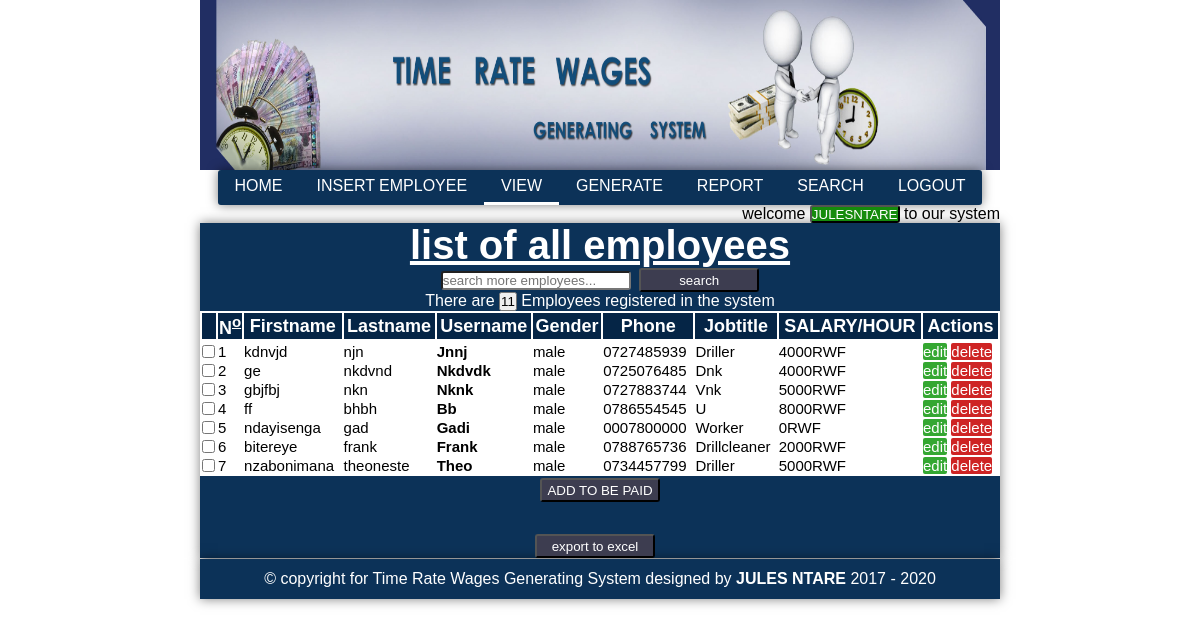
The app's page /view.php (signed in) with its own data.
### tables this page shows
CREATE TABLE `empreg` (
  `id` int(11) NOT NULL,
  `firstname` varchar(100) NOT NULL,
  `lastname` varchar(100) NOT NULL,
  `username` varchar(255) NOT NULL,
  `gender` varchar(67) NOT NULL,
  `phone` varchar(255) NOT NULL,
  `jobtitle` varchar(100) NOT NULL,
  `salary` varchar(255) NOT NULL,
  `time` time NOT NULL,
  `date` date NOT NULL
);

### session_files/session_start.php (called while the page is built)
<?php
    if(isset($_SESSION['adminname']))
    {
     $adminname=$_SESSION['adminname'];
    } else {
        echo "<META http-equiv=refresh content=0;url=index.php>";
    }
?>

### view.php (the view, shortened to what this page needs)
<?php
include('empconnect.php');
include('session_files/session_start.php');
?>
 <?php
$result=mysqli_query($conn,"SELECT * from admin where adminname='$adminname'")or die(mysqli_error());
$row=mysqli_fetch_array($result);
$adminname=$row['adminname'];
?>
<?php
if (isset($_POST['search'])) {
  $valuetosearch=$_POST['valuetosearch'];
  $query="SELECT * FROM `empreg` WHERE concat(`firstname`, `lastname`, `username`, `gender`,`phone`, `jobtitle`, `salary`) LIKE '%".$valuetosearch."%'";
  $search_result=filterTable($query);
}
else
{
$query="SELECT * FROM `empreg` order by time DESC";
}
function filterTable($query)
{
$connect=mysqli_connect("localhost","root","","emptimemgtsys");
$filter_result=mysqli_query($connect,$query);
return $filter_result;
}
?>
<!DOCTYPE html>
<html>
<head>
<link rel="stylesheet" type="text/css" href="css/emptime.css">
</head>
<body>
<header>
	<img src="images/banner.jpg">
	<nav>
		<ul>
			<li><a href="home.php" title="Home page">HOME</a></li>
			<li><a href="register.php" title="Registration room">INSERT EMPLOYEE</a></li>
			<li class="active"><a href="view.php" title="View Employees">VIEW</a></li>
			<li><a href="generate.php" title="active Employees">GENERATE</a></li>
			<li><a href="report.php" title="Report of the day">REPORT</a></li>
			<li><a href="search.php" title="retreiving room">SEARCH</a></li>
			<li><a href="logout.php" title="Get out of the system">LOGOUT</a></li>
		</ul>
	</nav>
	<?php
	$uc=strtoupper($adminname);
	echo "<span>welcome <button class='but'>".$uc."</button> to our system</span>";
	?>
</header>
<section class="view_section">
	<h1>
		<u class='u'>list of all employees</u>
	</h1>
<span class="searching">
	<form method="POST" action="view.php">
		<input type="text" name="valuetosearch" placeholder="search more employees..." autofocus>
		<input type="submit" name="search" value="search">
	</form>
</span>
<form method="POST" action="view.php" onsubmit="return validate()">
<table cellpadding="2"  cellspacing="2" class="c">
<tr>
	<thead>
		<th></th>
		<th>N<sup><u>o</u></sup></th>
		<th>Firstname</th>
		<th>Lastname</th>
		<th>Username</th>
		<th>Gender</th>
		<th>Phone</th>
		<th>Jobtitle</th>
		<th>SALARY/HOUR</th>
		<th>Actions</th>
	</thead>
</tr>
<?php
$i=1;
$resul=mysqli_query($conn,'SELECT*from empreg order by time DESC') or die(mysqli_error());
$num=mysqli_num_rows($resul);
if ($num==0) {
  echo "<span style='color:white;'>";
  echo "no person registered in the system";
   echo "</span>";
}
elseif ($num==1) {
   echo "<span style='color:white;'>";
  echo "There is   <button>".$num."</button>   Employee registered in the system";
   echo "</span>";
}
else
{
   echo "<span style='color:white;'>";
  echo "There are   <button>".$num."</button>   Employees registered in the system";
   echo "</span>";
}
  $search_result=filterTable($query);
	while ($row=mysqli_fetch_array($search_result)):
	  if ($i<8) {
  echo '<tr>';
  echo "<td><input type='checkbox' name='checkbox[]' id='checkbox[]' value=".$row['username']."></td>";
echo "<td>".$i."</td>";
	echo "<td>".$row['firstname']."</td>";
	 echo"<td>".$row['lastname']."</td>";
	echo"<td><b>".$row['username']."</b></td>";
	 echo"<td>".$row['gender']."</td>";
	 echo"<td>".$row['phone']."</td>";
	 echo"<td>".$row['jobtitle']."</td>";
	 echo"<td>".$row['salary']."RWF</td>";
	 echo "<td class='actions'><a href='update.php?epr=update&id=".$row['id']."'>edit</a>
	 <a href='view.php?epr=delete&id=".$row['id']."'>delete</a></td>";
	 echo '</tr>';
	 }
	$i++;
  endwhile;
  ?>
</table>
<input type="submit" name="check" id="check" value="ADD TO BE PAID">
</form>
<form method="POST" action="excel.php" class="export">
	<input type="submit" name="export_excel" value="export to excel">
</form>
</section>
<?php include('footer.php'); ?>
</body>
</html>

### css/emptime.css (style rules this page uses)
* { font-family: sans-serif; margin: 0; padding: 0; box-sizing: border-box; }
header { width: 100%; text-align: center; }
header img { width: 800px; height: 170px; }
header nav { width: 100%; margin: 0 auto; }
nav ul { background-color: rgb(12, 50, 88); box-shadow: 0px 0px 11px rgba(0, 0, 0, 0.5); list-style: none; display: inline-block; border-radius: 3px; }
li { float: left; padding: 7px 17px; }
.active { border-bottom: 3px solid #fff; }
ul li a { color: white; text-decoration: none; border-radius: 3px; }
header span { display: block; text-align: right; width: 800px; margin: 0 auto; }
section { display: block; text-align: center; width: 800px; margin: 0 auto; height: 320px; box-shadow: 0px 0px 11px rgba(0, 0, 0, 0.5); background-color: rgb(12, 50, 88); color: #fff; }
.view_section { height: auto; }
input[type='submit'], input[type='reset'] { background: rgb(61, 61, 80); cursor: pointer; border-radius: 3px; height: 24px; width: 120px; margin-right: 10px; color: #fff; margin-top: 30px; }
input[type='text'], input[type='email'], input[type='password'] { box-shadow: rgb(12, 50, 88); width: 190px; height: 19px; border-radius: 3px; display: block; margin: 0 auto; margin-bottom: 30px; }
.u { font-family: 'algerian' sans-serif; font-size: 40px; color: white; }
.c { background-color: rgb(255, 255, 255); width: 100%; height: auto; }
.c thead { color: #fff; }
.c th { font-size: 18px; background-color: rgb(5, 37, 70); height: 25px; }
.c td { font-size: 15px; }
.actions a { text-decoration: none; border-radius: 2px; }
.actions a:nth-child(1) { color: #fff; background-color: rgb(52, 167, 49); }
.actions a:nth-child(2) { color: #fff; background-color: rgb(206, 36, 36); }
.searching { width: 300px; height: auto; }
.searching form { width: 100%; }
.searching input { margin: 0 2px; display: inline-block; }
.export { display: inline-block; width: 100%; margin: 0 auto; padding: 0; }
#check { display: inline-block; margin: 2px 0; padding: 0; }
.but { background-color: rgb(21, 139, 12); height: 18px; color: #fff; border-radius: 3px; }

### records on screen
empreg: firstname "kdnvjd", lastname "njn", username "Jnnj", gender "male", phone "0727485939", jobtitle "Driller", salary "4000"
empreg: firstname "ge", lastname "nkdvnd", username "Nkdvdk", gender "male", phone "0725076485", jobtitle "Dnk", salary "4000"
empreg: firstname "gbjfbj", lastname "nkn", username "Nknk", gender "male", phone "0727883744", jobtitle "Vnk", salary "5000"
empreg: firstname "ff", lastname "bhbh", username "Bb", gender "male", phone "0786554545", jobtitle "U", salary "8000"
empreg: firstname "ndayisenga", lastname "gad", username "Gadi", gender "male", phone "0007800000", jobtitle "Worker", salary "0"
empreg: firstname "bitereye", lastname "frank", username "Frank", gender "male", phone "0788765736", jobtitle "Drillcleaner", salary "2000"
empreg: firstname "nzabonimana", lastname "theoneste", username "Theo", gender "male", phone "0734457799", jobtitle "Driller", salary "5000"

### other values on screen
$uc "JULESNTARE"
$num "11"
